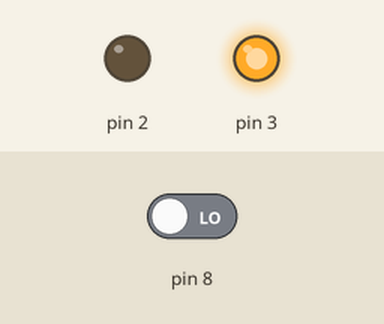
Recording of a sketch running on a simulated Arduino Uno, built with avr-gcc and run on an emulated ATmega328P. Shown: output pins drawn as LEDs (lit = HIGH). The inputs (shaded band) are chosen by the test bench; at power-on: pin 8 LOW.

Above: at 1.2 s.
1.3 s: pin 8 driven HIGH
At 2.3 s:
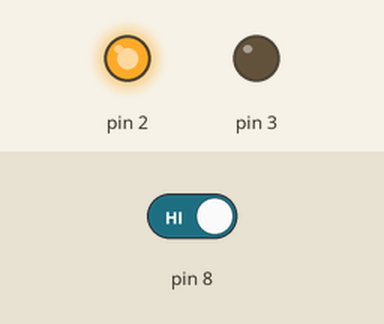
2.8 s: pin 8 driven LOW
At 3.5 s:
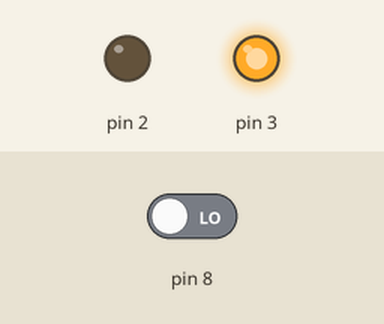
Timing chart, 0 to 5.8 s (numbered marks = the images above; inputs shaded):
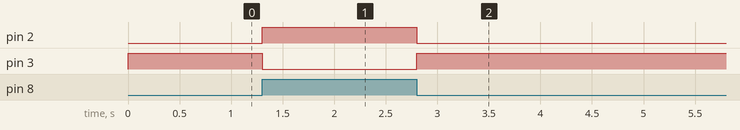

The sketch:

sketch_jun21a.ino
```cpp
void setup() {
  // put your setup code here, to run once:
  pinMode (2, OUTPUT);
  pinMode(3,OUTPUT);
  pinMode(8, INPUT);
}

void loop() {

  if(digitalRead (8) == HIGH){
    digitalWrite(2, HIGH);
    digitalWrite(3,LOW);
  }
  else {
    digitalWrite (2, LOW);
    digitalWrite (3, HIGH);
  }
  /*
  digitalWrite (2, HIGH);
  digitalWrite(3, LOW);
  delay(3000);
  digitalWrite (2, LOW);
  digitalWrite (3, HIGH);
  delay(3000);
  */
  // put your main code here, to run repeatedly:

}
```

Measured:
- after the input at 1.3 s, pin 2: LOW → HIGH at once; pin 3: HIGH → LOW at once
- after the input at 2.8 s, pin 2: HIGH → LOW at once; pin 3: LOW → HIGH at once
